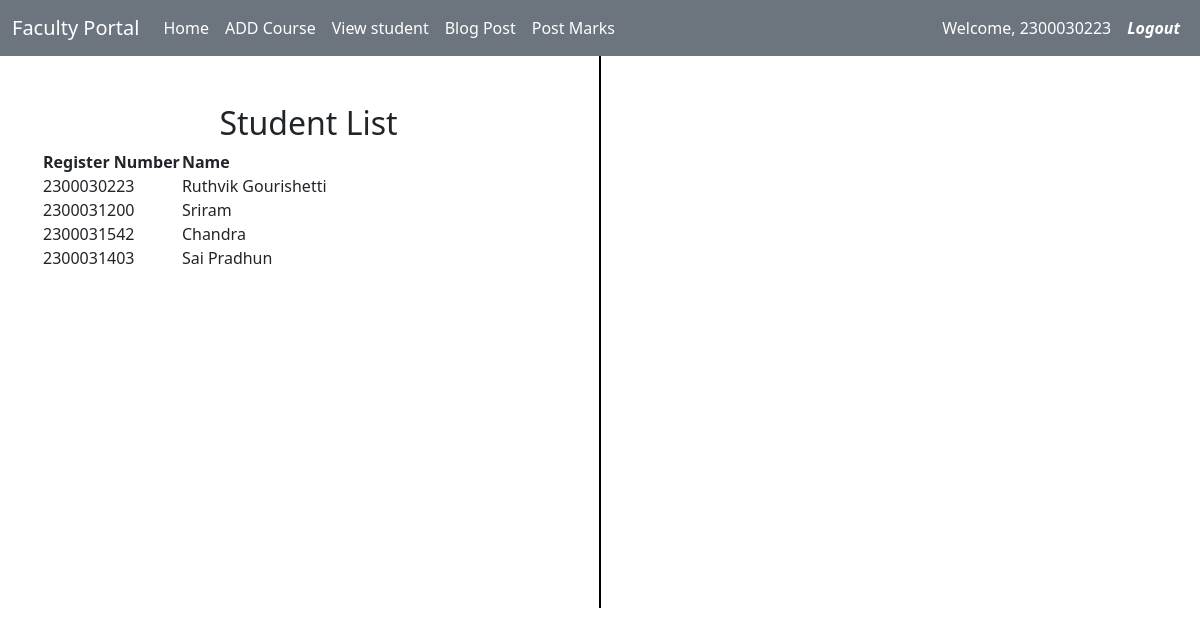
The page /facultyApp/view_student_list/ (signed in) on the database its author committed.
### adminApp/models.py (models this page shows, shortened)
class StudentList(models.Model):
    Register_Number = models.CharField(max_length=20, unique=True)
    Name = models.CharField(max_length=100)
    user=models.OneToOneField(User, on_delete=models.CASCADE,null=True)

### facultyApp/views.py (the view)
# urls.py: path('view_student_list/', views.view_student_list, name='view_student_list'),
def view_student_list(request):
    course = request.GET.get('course')
    section = request.GET.get('section')
    student_courses = AddCourse.objects.all()
    if course:
        student_courses = student_courses.filter(course=course)
    if section:
        student_courses = student_courses.filter(section=section)
    students = StudentList.objects.filter(id__in=student_courses.values('student_id'))
    course_choices = AddCourse.COURSE_CHOICES
    section_choices = AddCourse.SECTION_CHOICES
    context = {
        'students': students,
        'course_choices': course_choices,
        'section_choices': section_choices,
        'selected_course': course,
        'selected_section': section,
    }
    return render(request, 'facultyApp/View_Student_List.html', context)

### templates/facultyApp/View_Student_List.html (shortened to what this page needs)
{% extends 'Navbar/FacultyNavbar.html' %}
{% load static %}
{% block body %}
<div class="container text-center">
  <div class="row">
    <div class="col">
        <br><br>
            <h2>Student List</h2>
<table>
    <tr>
        <th>Register Number</th>
        <th>Name</th>
    </tr>
    {% for student in students %}
    <tr>
        <td>{{ student.Register_Number }}</td>
        <td>{{ student.Name }}</td>
    </tr>
    {% endfor %}
</table>
    </div>
      <br><br><br><br><br><br><br><br><br><br><br><br><br><br><br><br>
      <br><br><br><br><br><br><br>
       <div class="col-auto d-flex align-items-center">
      <div style="border-left: 2px solid black; height: 100%;"></div>
    </div>
    <div class="col">
        <br><br>
    </div>
  </div>
</div>
{% endblock %}

### templates/Navbar/FacultyNavbar.html (shortened to what this page needs)
<html lang="en">
<head>
    <link href="https://cdn.jsdelivr.net/npm/bootstrap@5.3.3/dist/css/bootstrap.min.css" rel="stylesheet">
</head>
<body>
    <nav class="navbar navbar-expand-lg bg-secondary">
  <div class="container-fluid">
    <a class="navbar-brand" style="color:white;" href="{% url 'facultyApp:facultyHomePage' %}">Faculty Portal</a>
    <div class="collapse navbar-collapse" id="navbarNavDropdown">
      <ul class="navbar-nav">
            <li class="nav-item">
          <a class="nav-link active" style="color:white;" aria-current="page" href="{% url 'facultyApp:facultyHomePage' %}">Home</a>
        <li class="nav-item">
          <a class="nav-link" style="color:white;" href="{% url 'facultyApp:add_course' %}">ADD Course</a>
        </li>
        <li class="nav-item">
          <a class="nav-link" style="color:white;" href="{% url 'facultyApp:view_student_list' %}">View student</a>
        </li>
        <li class="nav-item">
          <a class="nav-link" style="color:white;" href="{% url 'facultyApp:add_blog' %}">Blog Post</a>
        </li>
         <li class="nav-item">
          <a class="nav-link" style="color:white;" href="{% url 'facultyApp:post_marks' %}">Post Marks</a>
        </li>
      </ul>
    </div>
    <ul  class="navbar-nav ms-auto">
<li>
        {% if user.is_authenticated %}
        <li class="nav-item">
        <span class="nav-link" style="color:white;">Welcome, {{ user.username }}</span>
    </li>
          <li class="nav-item">
          <a class="nav-link" style="color:white;" href="{% url 'logout' %}"><b><i>Logout</i></b></a>
          </li>
        {% endif %}
 </li>
      </ul>
  </div>
</nav>
{% block body %}
{% endblock %}
</body>
</html>

### rows shown on the page
StudentList: Register_Number "2300030223", Name "Ruthvik Gourishetti"
StudentList: Register_Number "2300031200", Name "Sriram"
StudentList: Register_Number "2300031542", Name "Chandra"
StudentList: Register_Number "2300031403", Name "Sai Pradhun"

### other values the page prints
{{ user.username }} "2300030223"
